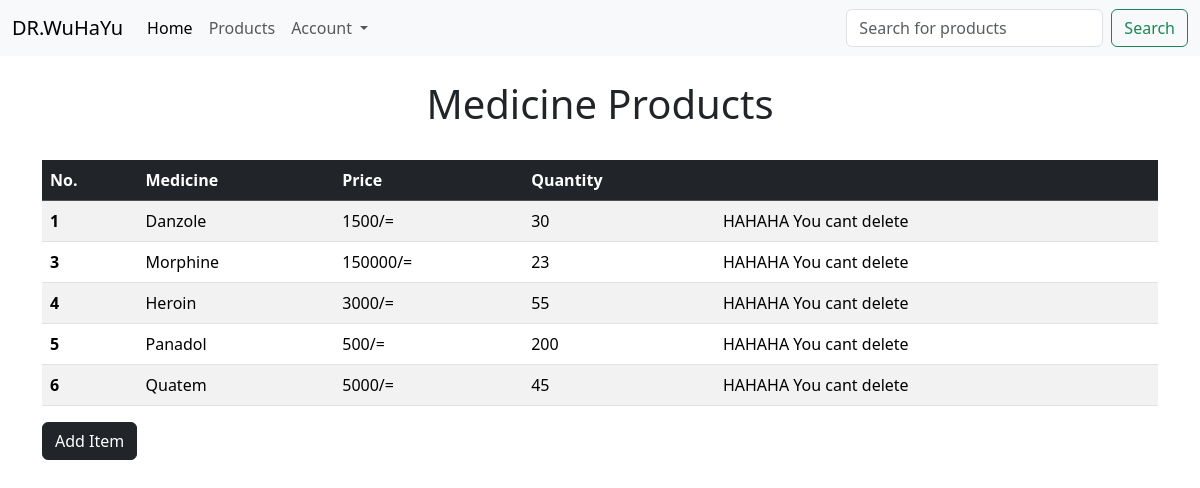
/products/, run on an earlier commit of the app's database.
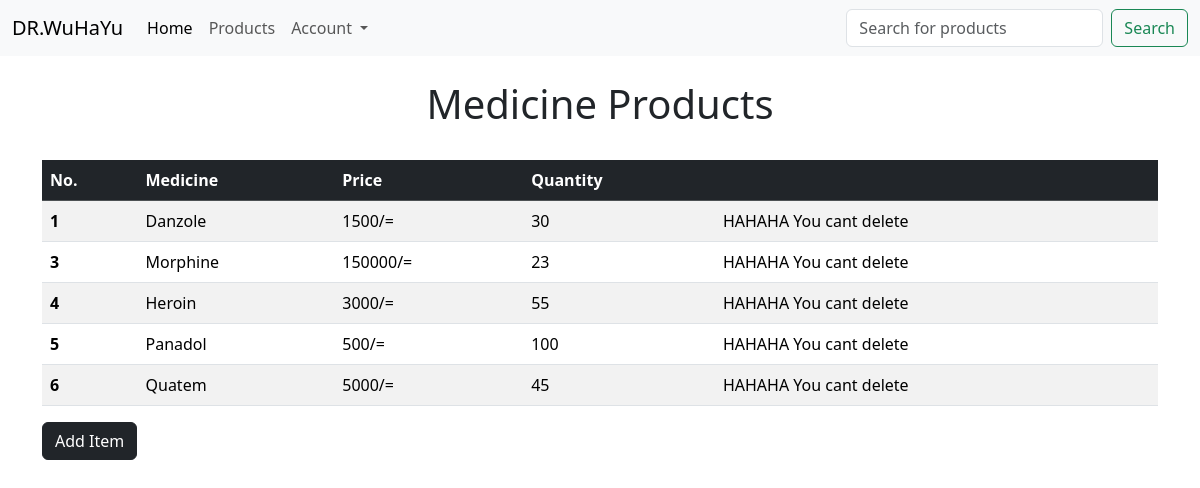
And on a later commit of the database.
### kalimunda/models.py (models this page shows, shortened)
class Medicine(models.Model):
    name = models.CharField(max_length=20)
    category = models.ForeignKey(Category, null=True, blank=True, on_delete=models.CASCADE)
    quantity = models.IntegerField()
    price = models.IntegerField()
    class Meta:
        verbose_name_plural = "Medicine"

### kalimunda/views.py (the view)
# urls.py: path('products/', views.products, name="products"),
def products(request):
    medicine = Medicine.objects.all()
    return render(request, 'products.html', {"medicine":medicine})

### kalimunda/templates/products.html (shortened to what this page needs)
{% extends 'base.html' %}
{% block content %}
<br>
<div class="container">
    <center><h1>Medicine Products</h1></center><br>
    <table class="table table-striped table-hover">
        <thead class="table-dark">
          <tr>
            <th scope="col">No.</th>
            <th scope="col">Medicine</th>
            <th scope="col">Price</th>
            <th scope="col">Quantity</th>
            <th scope="col"></th>
          </tr>
        </thead>
        <tbody>
           {% for medicine in medicine %}
        <tr>
            <th scope="row">{{ medicine.id }}</th>
            <td> <a class="page-link" href="{% url 'view_item' medicine.id %}">{{ medicine.name }}</a></td>
            <td>{{ medicine.price }}/=</td>
            <td>{{ medicine.quantity }}</td>
            {% if user.is_superuser %}
            <td><a href="{% url 'delete' medicine.id %}" style="text-align: right !important;" type="submit" class="btn btn-outline-danger btn-sm">Delete</a></td>
            {% else %}
            <td> HAHAHA You cant delete</td>
            {% endif %}
        </tr>
          {% endfor %}
        </tbody>
      </table>
      <a href="{% url 'add_item' %}" class="btn btn-dark">Add Item</a>
</div>
{% endblock %}

What changed in the data, as far as the page shows it:
changed Medicine "Panadol": quantity "200" → "100"
